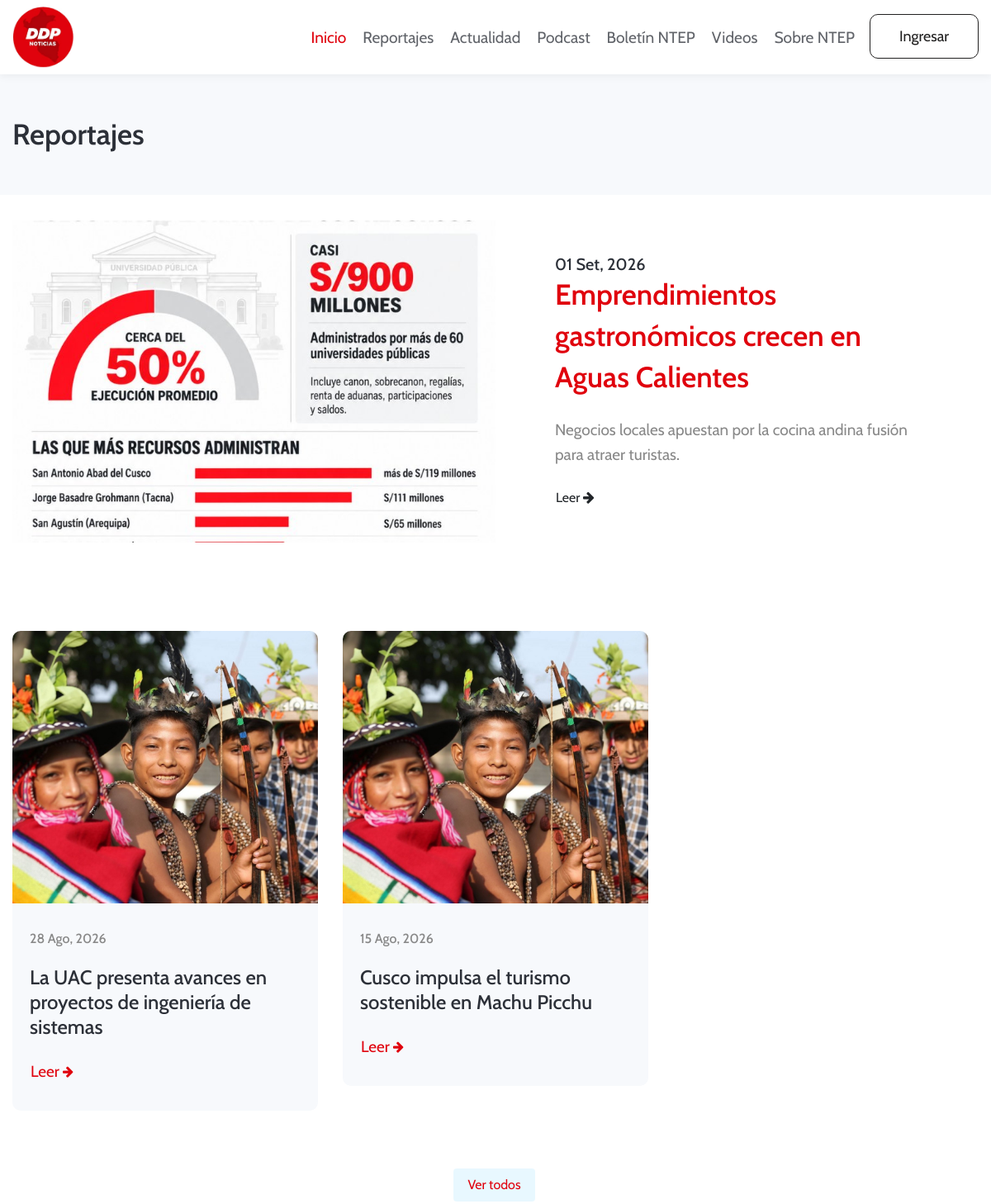
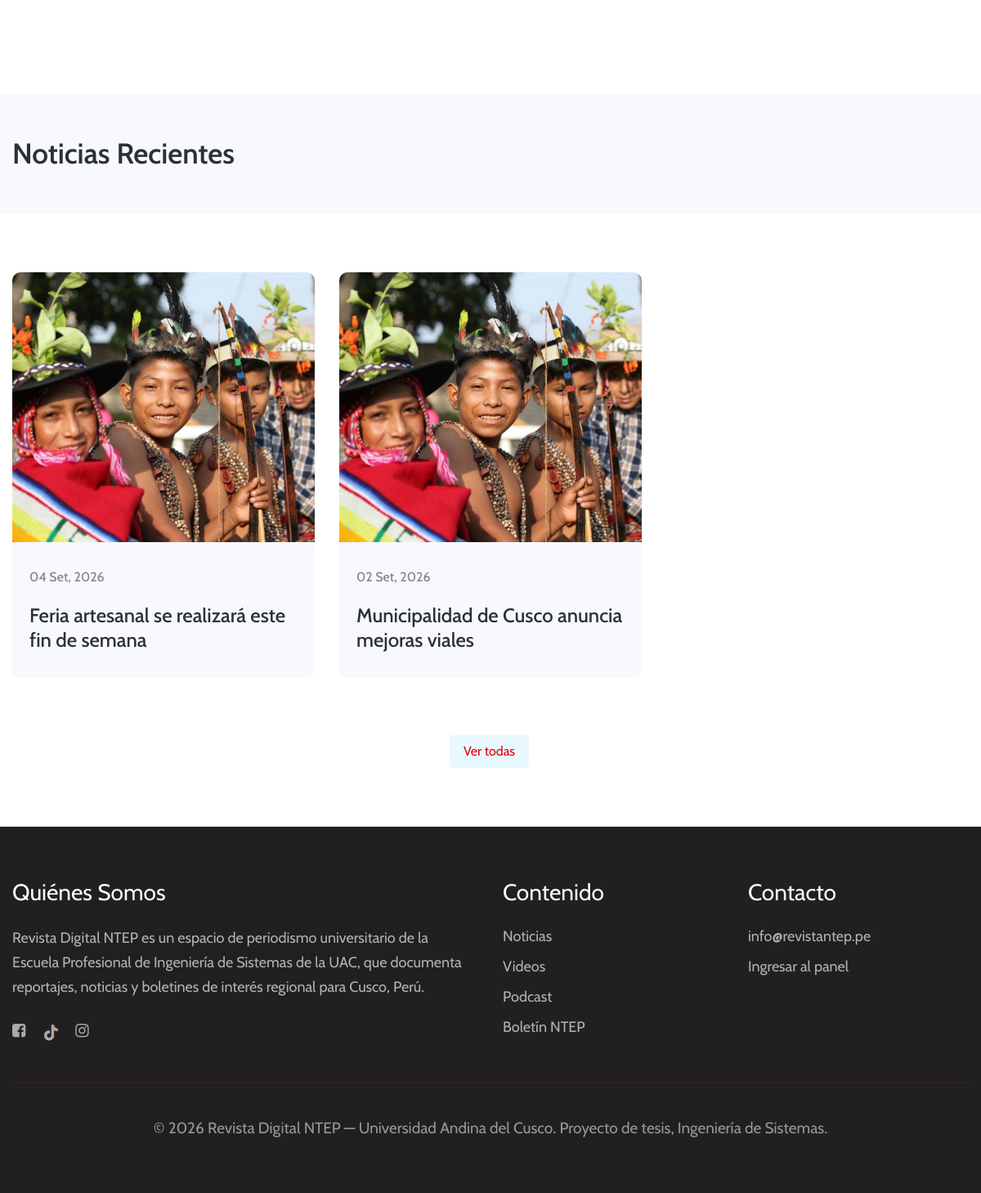
The page /public/index.php on the database its author committed (2 pictures, top to bottom).
### tables this page shows
CREATE TABLE reportajes (
    id                  INT UNSIGNED AUTO_INCREMENT PRIMARY KEY,
    titulo              VARCHAR(255) NOT NULL,
    resumen_corto       VARCHAR(500) NULL,
    desarrollo          LONGTEXT NOT NULL,
    foto_principal      VARCHAR(255) NULL,
    pdf_adjunto         VARCHAR(255) NULL,
    fecha_publicacion   DATE NOT NULL,
    es_destacado        TINYINT(1) NOT NULL DEFAULT 0,
    autor_id            INT UNSIGNED NOT NULL,
    usuario_id          INT UNSIGNED NOT NULL,
    created_at          DATETIME NOT NULL DEFAULT CURRENT_TIMESTAMP,
    updated_at          DATETIME NOT NULL DEFAULT CURRENT_TIMESTAMP ON UPDATE CURRENT_TIMESTAMP,
    CONSTRAINT fk_reportajes_autor
        FOREIGN KEY (autor_id) REFERENCES autores(id)
        ON UPDATE CASCADE ON DELETE RESTRICT,
    CONSTRAINT fk_reportajes_usuario
        FOREIGN KEY (usuario_id) REFERENCES usuarios(id)
        ON UPDATE CASCADE ON DELETE RESTRICT,
    INDEX idx_reportajes_fecha (fecha_publicacion),
    INDEX idx_reportajes_destacado (es_destacado)
);

CREATE TABLE noticias (
    id                  INT UNSIGNED AUTO_INCREMENT PRIMARY KEY,
    titulo              VARCHAR(255) NOT NULL,
    foto                VARCHAR(255) NULL,
    link_externo        VARCHAR(500) NULL,
    fecha_publicacion   DATE NOT NULL,
    usuario_id          INT UNSIGNED NOT NULL,
    CONSTRAINT fk_noticias_usuario
        FOREIGN KEY (usuario_id) REFERENCES usuarios(id)
        ON UPDATE CASCADE ON DELETE RESTRICT,
    INDEX idx_noticias_fecha (fecha_publicacion)
);

### public/includes/db_publico.php (called while the page is built, shortened)
<?php
function fechaBonita(?string $fechaSql): string
{
    $meses = ['01'=>'Ene','02'=>'Feb','03'=>'Mar','04'=>'Abr','05'=>'May','06'=>'Jun','07'=>'Jul','08'=>'Ago','09'=>'Set','10'=>'Oct','11'=>'Nov','12'=>'Dic'];
    $ts = strtotime($fechaSql);
    return date('d', $ts) . ' ' . $meses[date('m', $ts)] . ', ' . date('Y', $ts);
}
function resumirTexto(?string $texto, int $limite = 140): string
{
    $texto = trim(strip_tags((string) $texto));
    if (mb_strlen($texto) <= $limite) return $texto;
    return mb_substr($texto, 0, $limite - 1) . '…';
}

### public/index.php (the view, shortened to what this page needs)
<?php
require __DIR__ . '/includes/db_publico.php';
$destacado = $pdo->query(
    "SELECT r.id, r.titulo, r.resumen_corto, r.foto_principal, r.fecha_publicacion
     FROM reportajes r WHERE r.es_destacado = 1 ORDER BY r.fecha_publicacion DESC LIMIT 1"
)->fetch();
$recientes = $pdo->prepare(
    "SELECT id, titulo, foto_principal, fecha_publicacion FROM reportajes WHERE id != ? ORDER BY fecha_publicacion DESC LIMIT 3"
);
$recientes->execute([$destacado['id'] ?? 0]);
$recientesReportajes = $recientes->fetchAll();
$ultimasNoticias = $pdo->query('SELECT id, titulo, foto, link_externo, fecha_publicacion FROM noticias ORDER BY fecha_publicacion DESC LIMIT 3')->fetchAll();
$tituloPagina = 'Inicio'; $activePage = 'inicio'; $bandaTitulo = null;
require __DIR__ . '/includes/header.php';
?>
<?php if ($destacado): ?>
<section class="breadcrumb-area py-sm-5 py-4">
    <div class="container">
        <div class="row">
            <div class="col-md-12">
                <div class="breadcrumb-contents">
                    <h2 class="title-big">Reportajes</h2>
                </div>
            </div>
        </div>
    </div>
</section>
<section class="w3l-video w3l-homeblock3" id="video">
    <div class="container-fluid">
        <div class="video-grids-info row">
            <div class="video-gd-right col-lg-6 p-0">
                <div class="position-relative">
                    <a href="reportaje.php?id=<?= (int) $destacado['id'] ?>">
                        <?php if ($destacado['foto_principal']): ?>
                            <img src="../<?= htmlspecialchars($destacado['foto_principal']) ?>" alt="" class="img-fluid">
                        <?php else: ?>
                            <img src="assets/images/video.jpg" alt="" class="img-fluid">
                        <?php endif; ?>
                    </a>
                </div>
            </div>
            <div class="video-gd-left col-lg-6 p-lg-5 p-4 align-self">
                <div class="p-xl-4 p-0 video-wrap">
                    <h5><?= fechaBonita($destacado['fecha_publicacion']) ?></h5>
                    <h3 class="title-big text-left mb-4"><a href="reportaje.php?id=<?= (int) $destacado['id'] ?>"><?= htmlspecialchars($destacado['titulo']) ?></a></h3>
                    <p><?= htmlspecialchars(resumirTexto($destacado['resumen_corto'], 220)) ?></p>
                    <a href="reportaje.php?id=<?= (int) $destacado['id'] ?>" class="btn mt-4 p-0">Leer <span class="fa fa-arrow-right"></span></a>
                </div>
            </div>
        </div>
    </div>
</section>
<?php endif; ?>
<div class="grids-block-5 py-1">
    <section class="py-lg-4 py-md-3">
        <div class="container">
            <div class="row">
                <?php if (!$recientesReportajes): ?>
                    <div class="col-12 text-center py-4"><p>Todavía no hay más reportajes publicados.</p></div>
                <?php else: foreach ($recientesReportajes as $r): ?>
                    <div class="col-lg-4 col-md-6 grids5-info mt-5">
                        <a href="reportaje.php?id=<?= (int) $r['id'] ?>" class="d-block">
                            <?php if ($r['foto_principal']): ?>
                                <img src="../<?= htmlspecialchars($r['foto_principal']) ?>" alt="" class="img-fluid">
                            <?php else: ?>
                                <img src="assets/images/bannerimg.jpg" alt="" class="img-fluid">
                            <?php endif; ?>
                        </a>
                        <div class="blog-info">
                            <h5><?= fechaBonita($r['fecha_publicacion']) ?></h5>
                            <h4><a href="reportaje.php?id=<?= (int) $r['id'] ?>" class="d-block"><?= htmlspecialchars($r['titulo']) ?></a></h4>
                            <a href="reportaje.php?id=<?= (int) $r['id'] ?>" class="btn mt-4 p-0">Leer <span class="fa fa-arrow-right"></span></a>
                        </div>
                    </div>
                <?php endforeach; endif; ?>
            </div>
            <div class="pagination">
                <ul><li><a href="reportajes.php">Ver todos</a></li></ul>
            </div>
        </div>
    </section>
</div>
<section class="breadcrumb-area py-sm-5 py-1">
    <div class="container">
        <div class="row">
            <div class="col-md-12">
                <div class="breadcrumb-contents">
                    <h2 class="title-big">Noticias Recientes</h2><a class="anchor" id="actualidad"></a>
                </div>
            </div>
        </div>
    </div>
</section>
<div class="grids-block-5 py-5">
    <section class="py-lg-4 py-md-3">
        <div class="container">
            <div class="row">
                <?php if (!$ultimasNoticias): ?>
                    <div class="col-12 text-center py-4"><p>Todavía no hay noticias publicadas.</p></div>
                <?php else: foreach ($ultimasNoticias as $n): $url = $n['link_externo'] ?: '#'; $externo = $n['link_externo'] ? ' target="_blank" rel="noopener"' : ''; ?>
                    <div class="col-lg-4 col-md-6 grids5-info">
                        <a href="<?= htmlspecialchars($url) ?>"<?= $externo ?> class="d-block">
                            <?php if ($n['foto']): ?>
                                <img src="../<?= htmlspecialchars($n['foto']) ?>" alt="" class="img-fluid">
                            <?php else: ?>
                                <img src="assets/images/bannerimg.jpg" alt="" class="img-fluid">
                            <?php endif; ?>
                        </a>
                        <div class="blog-info">
                            <h5><?= fechaBonita($n['fecha_publicacion']) ?></h5>
                            <h4><a href="<?= htmlspecialchars($url) ?>"<?= $externo ?> class="d-block"><?= htmlspecialchars($n['titulo']) ?></a></h4>
                        </div>
                    </div>
                <?php endforeach; endif; ?>
            </div>
            <div class="pagination">
                <ul><li><a href="noticias.php">Ver todas</a></li></ul>
            </div>
        </div>
    </section>
</div>
<?php require __DIR__ . '/includes/footer.php'; ?>

### public/includes/header.php (shortened to what this page needs)
<?php
function activoSi(string $clave, string $activa): string { return $clave === $activa ? 'nav-item active' : 'nav-item'; }
?>
<!doctype html>
<html lang="es">
<head>
    <link rel="stylesheet" href="assets/css/style-starter.css">
</head>
<body>
<header id="site-header" class="fixed-top">
  <div class="container">
      <nav class="navbar navbar-expand-lg stroke">
      <a class="navbar-brand" href="index.php">
          <img src="assets/images/logo.png" alt="Revista Digital NTEP" title="Revista Digital NTEP" style="height:75px;">
      </a>
          <div class="collapse navbar-collapse" id="navbarTogglerDemo02">
              <ul class="navbar-nav ml-auto">
                  <li class="<?= activoSi('inicio', $activePage) ?>">
                      <a class="nav-link" href="index.php">Inicio <span class="sr-only">(current)</span></a>
                  </li>
                  <li class="<?= activoSi('reportajes', $activePage) ?>">
                      <a class="nav-link" href="reportajes.php">Reportajes</a>
                  </li>
                  <li class="<?= activoSi('noticias', $activePage) ?>">
                      <a class="nav-link" href="noticias.php">Actualidad</a>
                  </li>
                  <li class="<?= activoSi('podcasts', $activePage) ?>">
                      <a class="nav-link" href="podcasts.php">Podcast</a>
                  </li>
                  <li class="<?= activoSi('boletines', $activePage) ?>">
                      <a class="nav-link" href="boletines.php">Boletín NTEP</a>
                  </li>
                  <li class="<?= activoSi('videos', $activePage) ?>">
                      <a class="nav-link" href="videos.php">Videos</a>
                  </li>
                  <li class="<?= activoSi('contacto', $activePage) ?>">
                      <a class="nav-link" href="contacto.php">Sobre NTEP</a>
                  </li>
                  <li class="ml-2">
                      <a href="../login.php" class="btn btn-style btn-outline-secondary">Ingresar</a>
                  </li>
              </ul>
          </div>
      </nav>
  </div>
</header>

### public/includes/footer.php (shortened to what this page needs)
<section class="w3l-footer-29-main py-5" id="footer">
  <div class="footer-29 py-md-3">
    <div class="container">
      <div class="row footer-top-29">
        <div class="col-lg-6 col-md-6 footer-list-29 footer-1">
          <h6 class="footer-title-29">Quiénes Somos</h6>
          <p>Revista Digital NTEP es un espacio de periodismo universitario de la Escuela Profesional de Ingeniería de Sistemas de la UAC, que documenta reportajes, noticias y boletines de interés regional para Cusco, Perú.</p>
          <div class="main-social-footer-29">
            <a target="_blank" href="#" class="facebook"><span class="fa fa-facebook-square"></span></a>
            <a target="_blank" href="#" class="twitter"><img src="assets/images/tiktokp.png" alt="TikTok"></a>
            <a target="_blank" href="#" class="instagram"><span class="fa fa-instagram"></span></a>
          </div>
        </div>
        <div class="col-lg-3 col-md-6 footer-list-29 footer-2 mt-md-0 mt-5">
          <ul>
            <h6 class="footer-title-29">Contenido</h6>
            <li><a href="noticias.php">Noticias</a></li>
            <li><a href="videos.php">Videos</a></li>
            <li><a href="podcasts.php">Podcast</a></li>
            <li><a href="boletines.php">Boletín NTEP</a></li>
          </ul>
        </div>
        <div class="col-lg-3 col-md-6 mt-lg-0 mt-5 footer-list-29 footer-3">
          <div class="properties">
            <h6 class="footer-title-29">Contacto</h6>
            <ul>
              <li><a href="mailto:info@revistantep.pe">info@revistantep.pe</a></li>
              <li><a href="../login.php">Ingresar al panel</a></li>
            </ul>
          </div>
        </div>
      </div>
      <div class="bottom-copies text-center">
        <p class="copy-footer-29">© <?= date('Y') ?> Revista Digital NTEP — Universidad Andina del Cusco. Proyecto de tesis, Ingeniería de Sistemas.</p>
      </div>
    </div>
  </div>
</section>
</body>
</html>

### rows shown on the page
reportajes: fecha_publicacion "01 Set, 2026", titulo "Emprendimientos gastronómicos crecen en Aguas Calientes", resumen_corto "Negocios locales apuestan por la cocina andina fusión para atraer turistas."
reportajes: fecha_publicacion "28 Ago, 2026", titulo "La UAC presenta avances en proyectos de ingeniería de sistemas"
reportajes: fecha_publicacion "15 Ago, 2026", titulo "Cusco impulsa el turismo sostenible en Machu Picchu"
noticias: fecha_publicacion "04 Set, 2026", titulo "Feria artesanal se realizará este fin de semana"
noticias: fecha_publicacion "02 Set, 2026", titulo "Municipalidad de Cusco anuncia mejoras viales"
